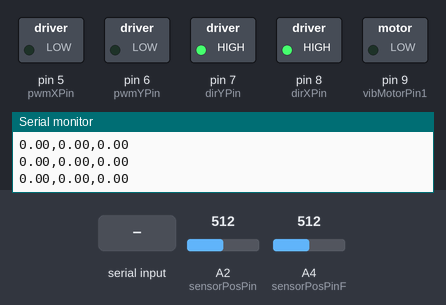
The sketch below on a simulated Arduino Uno, built with avr-gcc and run on an emulated ATmega328P. Shown: switched loads named in the sketch (green lamp = pin HIGH), the last lines printed to the serial monitor. The inputs (shaded band) are chosen by the test bench; at power-on: A2 (sensorPosPin) = 512, A4 (sensorPosPinF) = 512.

Above: at 1.2 s.
1.3 s: "90,45,200\n" received over Serial
At 2.6 s:
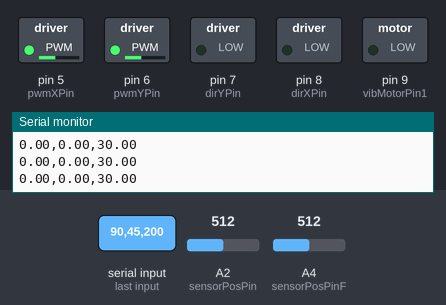
Timing chart, 0 to 4.3 s (numbered marks = the images above; inputs shaded):
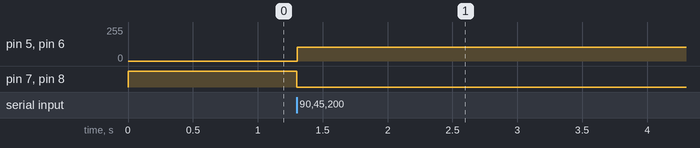

The sketch:

ArduinoCode.ino
```cpp
//--------------------------------------------------------------------------
// Code to test basic Hapkit functionality (sensing and force output)
// Code updated by Cara Nunez 4.17.19
//--------------------------------------------------------------------------
// Parameters that define what environment to render
#define TESTING_1D_BALL


// Includes
#include <math.h>
#include "helpers.h"
#include "me327_AS5048A.h"
//#include <SoftwareSerial.h>

// Pin declares
int pwmXPin = 5;         // PWM output pin for motor 1
int dirXPin = 8;         // direction output pin for motor 1
int pwmYPin = 6;         // PWM output pin for motor 2
int dirYPin = 7;         // PWM output pin for motor 2
int sensorPosPin = A2;   // input pin for MR sensor
int sensorPosPinF = A4;  // input pin for MR sensor
int fsrPin = A3;         // input pin for FSR sensor


int vibMotorPin1 = 9;
int vibMotorPin2 = 10;

// Position tracking variables
int updatedPos = 0;      // keeps track of the latest updated value of the MR sensor reading
int rawPos = 0;          // current raw reading from MR sensor
int lastRawPos = 0;      // last raw reading from MR sensor
int lastLastRawPos = 0;  // last last raw reading from MR sensor
int flipNumber = 0;      // keeps track of the number of flips over the 180deg mark
int tempOffset = 0;
int rawDiff = 0;
int lastRawDiff = 0;
int rawOffset = 0;
int lastRawOffset = 0;
const int flipThresh = 700;  // threshold to determine whether or not a flip over the 180 degree mark occurred
//boolean flipped = false;
float handle_position;


// Position tracking variables - FOLLOWER
int updatedPosF = 0;      // keeps track of the latest updated value of the MR sensor reading
int rawPosF = 0;          // current raw reading from MR sensor
int lastRawPosF = 0;      // last raw reading from MR sensor
int lastLastRawPosF = 0;  // last last raw reading from MR sensor
int flipNumberF = 0;      // keeps track of the number of flips over the 180deg mark
int tempOffsetF = 0;
int rawDiffF = 0;
int lastRawDiffF = 0;
int rawOffsetF = 0;
int lastRawOffsetF = 0;
const int flipThreshF = 700;  // threshold to determine whether or not a flip over the 180 degree mark occurred

float handle_positionF;

// Calibration
double slopePos = -0.0217;
double slopePosF = 0.0201;
double offsetPos = 0;
double offsetPosF = 0;

// Kinematics variables
double xh = 0;       // position of the handle [m]
double theta_s = 0;  // Angle of the sector pulley in deg
double xh_prev;      // Distance of the handle at previous time step
double xh_prev2;
double dxh;  // Velocity of the handle
double dxh_prev;
double dxh_prev2;
double dxh_filt;  // Filtered velocity of the handle
double dxh_filt_prev;
double dxh_filt_prev2;

double xhF = 0;       // position of the handle [m]
double theta_sF = 0;  // Angle of the sector pulley in deg
double xh_prevF;      // Distance of the handle at previous time step
double xh_prev2F;
double dxhF;  // Velocity of the handle
double dxh_prevF;
double dxh_prev2F;
double dxh_filtF;  // Filtered velocity of the handle
double dxh_filt_prevF;
double dxh_filt_prev2F;


//*****************************************************************
//****************** Initialize Variables (START) *****************
//*****************************************************************
// Parameters & variables for wall and mass-spring-damper system

// STUDENT CODE HERE

//*****************************************************************
//******************* Initialize Variables (END) ******************
//*****************************************************************

// Force output variables
double force = 0;         // force at the handle
double Tp = 0;            // torque of the motor pulley
double duty = 0;          // duty cylce (between 0 and 255)
unsigned int output = 0;  // output command to the motor

int lf = 10;  //

String myString;
float dispWallPos;

int counter = 0;
unsigned long collisionXStartTime = 0;
bool vibrationXActive = false;

float processing_width = 720; // hard mode
float processing_height = 400;

// float processing_width = 300; // easy mode
// float processing_height = 300;

float current_pos_x = processing_width * 0.5, current_pos_y = processing_height * 0.5;
float prev_pos_x = processing_width * 0.5, prev_pos_y = processing_height * 0.5;

double dPosx;  // Velocity of the handle
double dPosx_prev;
double dPosx_prev2;
double dPosx_filt;  // Filtered velocity of the handle
double dPosx_filt_prev;
double dPosx_filt_prev2;

double dPosy;  // Velocity of the handle
double dPosy_prev;
double dPosy_prev2;
double dPosy_filt;  // Filtered velocity of the handle
double dPosy_filt_prev;
double dPosy_filt_prev2;

float dPosMag = 0;

float m = 0.02;
float fscalefactor = 0.4;
float g = -9.81;

float forcelim = 30.0;  // max force limit in Nm
float tslim = 40.0;     // max angle in degrees
float klim = 20.0;

float rp = 0.5 / 100.0;  // m
float rs = 5.08 / 100;   // m
float rh = 8.0 / 100;    // m
float j = rh * rp / rs;

float force_x = 0;
float pulley_torque_x = 0;
float duty_x = 0;

float force_y = 0;
float pulley_torque_y = 0;
float duty_y = 0;

//Vibration
unsigned long currentTime = 0;
float timeStep = 0.02;   // Simulation step (seconds)
float frequency = 50.0;  // Base surface frequency (Hz)
unsigned long lastTime = 0;
float phase = 0.0;

// collision
float x_coll;
float y_coll;

const unsigned long impactDuration = 120;      // Vibration length in ms
const unsigned long collisionCooldown = 600;   // Minimum time between vibrations in ms

// ==== Runtime Variables ====
bool prevCollisionX = false;
bool motorOnX = false;
unsigned long motorStartTimeX = 0;
unsigned long lastTriggerTimeX = 0;

bool prevCollisionY = false;
bool motorOnY = false;
unsigned long motorStartTimeY = 0;
unsigned long lastTriggerTimeY = 0;

// --------------------------------------------------------------
// Setup function -- NO NEED TO EDIT
// --------------------------------------------------------------


void setup() {
  // Set up serial communication
  Serial.begin(115200);
  //fromRemote.begin(9600);

  // Set PWM frequency
  setPwmFrequency(pwmXPin, 1);

  // Input pins
  pinMode(sensorPosPin, INPUT);  // set MR sensor pin to be an input
  pinMode(fsrPin, INPUT);        // set FSR sensor pin to be an input
  pinMode(sensorPosPinF, INPUT);

  // Output pins

  pinMode(pwmXPin, OUTPUT);  // PWM pin for motor A
  pinMode(dirXPin, OUTPUT);  // dir pin for motor A
  pinMode(pwmYPin, OUTPUT);  // PWM pin for motor B
  pinMode(dirYPin, OUTPUT);  // dir pin for motor B

  pinMode(vibMotorPin1, OUTPUT);

  // Initialize motor
  analogWrite(pwmXPin, 0);     // set to not be spinning (0/255)
  digitalWrite(dirXPin, LOW);  // set direction

  analogWrite(pwmYPin, 0);     // set to not be spinning (0/255)
  digitalWrite(dirYPin, LOW);  // set direction

  // Initialize position valiables
  lastLastRawPos = analogRead(sensorPosPin);
  lastRawPos = analogRead(sensorPosPin);

  lastLastRawPosF = analogRead(sensorPosPinF);
  lastRawPosF = analogRead(sensorPosPinF);


  initialize_loop_checker();
}


// --------------------------------------------------------------
// Main Loop
// --------------------------------------------------------------
void loop() {
  currentTime = accurate_micros() * 0.001;
  //*************************************************************
  //*** Section 1. Compute position in counts (do not change) ***
  //*************************************************************

  // ***************************** FOR LEADER HANDLE
  // Get voltage output by MR sensor
  rawPos = analogRead(sensorPosPin);  //current raw position from MR sensor
  //float remote_angle = send_receive_remote_arduino(handle_position);
  // Calculate differences between subsequent MR sensor readings
  rawDiff = rawPos - lastRawPos;          //difference btwn current raw position and last raw position
  lastRawDiff = rawPos - lastLastRawPos;  //difference btwn current raw position and last last raw position
  rawOffset = abs(rawDiff);
  lastRawOffset = abs(lastRawDiff);

  // Update position record-keeping vairables
  lastLastRawPos = lastRawPos;
  lastRawPos = rawPos;

  // Keep track of flips over 180 degrees
  if ((lastRawOffset > flipThresh) && (!flipped)) {  // enter this anytime the last offset is greater than the flip threshold AND it has not just flipped
    if (lastRawDiff > 0) {                           // check to see which direction the drive wheel was turning
      flipNumber--;                                  // cw rotation
    } else {                                         // if(rawDiff < 0)
      flipNumber++;                                  // ccw rotation
    }
    if (rawOffset > flipThresh) {                    // check to see if the data was good and the most current offset is above the threshold
      updatedPos = rawPos + flipNumber * rawOffset;  // update the pos value to account for flips over 180deg using the most current offset
      tempOffset = rawOffset;
    } else {                                             // in this case there was a blip in the data and we want to use lastactualOffset instead
      updatedPos = rawPos + flipNumber * lastRawOffset;  // update the pos value to account for any flips over 180deg using the LAST offset
      tempOffset = lastRawOffset;
    }
    flipped = true;                                 // set boolean so that the next time through the loop won't trigger a flip
  } else {                                          // anytime no flip has occurred
    updatedPos = rawPos + flipNumber * tempOffset;  // need to update pos based on what most recent offset is
    flipped = false;
  }

  //****************** FOR FOLLOWER HANDLE

  // Get voltage output by MR sensor
  rawPosF = analogRead(sensorPosPinF);  //current raw position from MR sensor
  //Serial.println(sensorPosPinF);
  // Calculate differences between subsequent MR sensor readings
  rawDiffF = rawPosF - lastRawPosF;          //difference btwn current raw position and last raw position
  lastRawDiffF = rawPosF - lastLastRawPosF;  //difference btwn current raw position and last last raw position
  rawOffsetF = abs(rawDiffF);
  lastRawOffsetF = abs(lastRawDiffF);

  // Update position record-keeping vairables
  lastLastRawPosF = lastRawPosF;
  lastRawPosF = rawPosF;

  // Keep track of flips over 180 degrees
  if ((lastRawOffsetF > flipThreshF) && (!flippedF)) {  // enter this anytime the last offset is greater than the flip threshold AND it has not just flipped
    if (lastRawDiffF > 0) {                             // check to see which direction the drive wheel was turning
      flipNumberF--;                                    // cw rotation
    } else {                                            // if(rawDiff < 0)
      flipNumberF++;                                    // ccw rotation
    }
    if (rawOffsetF > flipThreshF) {                      // check to see if the data was good and the most current offset is above the threshold
      updatedPosF = rawPosF + flipNumberF * rawOffsetF;  // update the pos value to account for flips over 180deg using the most current offset
      tempOffsetF = rawOffsetF;
    } else {                                                // in this case there was a blip in the data and we want to use lastactualOffset instead
      updatedPosF = rawPosF + flipNumber * lastRawOffsetF;  // update the pos value to account for any flips over 180deg using the LAST offset
      tempOffsetF = lastRawOffsetF;
    }
    flippedF = true;                                    // set boolean so that the next time through the loop won't trigger a flip
  } else {                                              // anytime no flip has occurred
    updatedPosF = rawPosF + flipNumberF * tempOffsetF;  // need to update pos based on what most recent offset is
    flippedF = false;
  }

  //*****************************************************************
  //************ Compute Position in Meters (START) *****************
  //*****************************************************************

  if (counter == 0) {
    offsetPos = updatedPos;
    offsetPosF = updatedPosF;
  }

  // MAG to DEGREE CALCS
  double rp = 1.25 / 100.0;  // m
  double rs = 5.08 / 100;    // m
  double rh = 8.0 / 100;     // m
  double j = rh * rp / rs;

  double ts = -slopePos * (updatedPos - offsetPos);
  double tsF = -slopePosF * (updatedPosF - offsetPosF);

  /* Old Depreciated Code
  //xh = rh * ts * M_PI / 180;
  //xhF = rh * tsF * M_PI / 180;
  //*****************************************************************
  //**************** Compute Position in Meters (END) ***************
  //*****************************************************************

  // Calculate velocity with loop time estimation
  dxh = (double)(xh - xh_prev) / 0.001;

  // Calculate the filtered velocity of the handle using an infinite impulse response filter
  dxh_filt = .9 * dxh + 0.1 * dxh_prev;

  // Record the position and velocity
  xh_prev2 = xh_prev;
  xh_prev = xh;

  dxh_prev2 = dxh_prev;
  dxh_prev = dxh;

  dxh_filt_prev2 = dxh_filt_prev;
  dxh_filt_prev = dxh_filt;*/

  if (Serial.available() > 0) {
    String string_recieved = Serial.readStringUntil('\n');

    String strArray[5];
    int index = 0;
    int start = 0;
    int end = 0;

    while ((end = string_recieved.indexOf(',', start)) > -1) {
      strArray[index] = string_recieved.substring(start, end);
      start = end + 1;
      index++;
    }

    strArray[index] = string_recieved.substring(start);  // Get the last part


    // int commaIndex = string_recieved.indexOf(',');

    // if (commaIndex != -1) {
    //   String xStr = string_recieved.substring(0, commaIndex);
    //   String yStr = string_recieved.substring(commaIndex + 1);
    //   x_coll = string_recieved.substring(commaIndex + 2);
    //   y_coll = string_recieved.substring(commaIndex + 3);


    float temp_x = strArray[0].toFloat();
    float temp_y = strArray[1].toFloat();
    x_coll = strArray[2].toFloat();
    y_coll = strArray[3].toFloat();
    dPosMag = strArray[4].toFloat();


    if (!isnan(temp_x) && !isnan(temp_y)) {
      prev_pos_x = current_pos_x;
      prev_pos_y = current_pos_y;
      current_pos_x = temp_x;
      current_pos_y = temp_y;

    } else {
      current_pos_x = prev_pos_x;
      current_pos_y = prev_pos_y;
    }
  }


  if (counter % 100 == 0) {
    Serial.print(ts, 2);
    Serial.print(",");
    Serial.print(tsF, 2);  // sending values to processing

    // for debugging arduino stuff by sending to processing - rm/add!!! "ln" from line above
    Serial.print(",");
    Serial.println(force_x);
    // Serial.print(",");
    // Serial.println(y_coll);
  }

  counter++;


bool currentCollisionX = (x_coll == 1);  // Ball touching wall on X axis
bool collisionCandidateX = currentCollisionX && !prevCollisionX;

if (collisionCandidateX && currentTime - lastTriggerTimeX > collisionCooldown) {
  analogWrite(vibMotorPin1, 200);  // Turn on motor for X collision
  motorOnX = true;
  motorStartTimeX = currentTime;
  lastTriggerTimeX = currentTime;
}

if (motorOnX && currentTime - motorStartTimeX > impactDuration) {
  analogWrite(vibMotorPin1, 0);  // Turn off motor for X collision
  motorOnX = false;
}

prevCollisionX = currentCollisionX;  // Update for next loop


// For Y collision
bool currentCollisionY = (y_coll == 1);  // Ball touching wall on Y axis
bool collisionCandidateY = currentCollisionY && !prevCollisionY;

if (collisionCandidateY && currentTime - lastTriggerTimeY > collisionCooldown) {
  analogWrite(vibMotorPin2, 200);  // Turn on motor for Y collision (using second motor pin)
  motorOnY = true;
  motorStartTimeY = currentTime;
  lastTriggerTimeY = currentTime;
}

if (motorOnY && currentTime - motorStartTimeY > impactDuration) {
  analogWrite(vibMotorPin2, 0);  // Turn off motor for Y collision
  motorOnY = false;
}

prevCollisionY = currentCollisionY;

  // motor commands based on position of ball and relative moment
  if (current_pos_x >= 290 && current_pos_x <= 320) {
    force_x = 0.1 * (current_pos_x - processing_width / 2) * m * g * cos(ts * M_PI / 180.0);
  } else {
    force_x = (current_pos_x - processing_width / 2) * m * g * cos(ts * M_PI / 180.0);
  }

  pulley_torque_x = j * force_x;


  if (force_x > forcelim) {
    force_x = forcelim;
  }
  if (force_x < -1 * forcelim) {
    force_x = -1 * forcelim;
  }

  // if (ts > tslim) {
  //   force_x += (-klim)*(ts-tslim);
  // }
  // if (ts < -1 * tslim) {
  //   force_x += (-klim)*(ts+tslim);
  // }


  if (force_x > 0) {
    digitalWrite(dirXPin, LOW);
  } else {
    digitalWrite(dirXPin, HIGH);
  }

  // Motor B
  if (current_pos_y >= 290 && current_pos_y <= 320) {
    force_y = 0.1 * (current_pos_y - processing_height / 2) * m * g * cos(tsF * M_PI / 180.0);  // + y_coll*dPosx_filt*2;
  } else {
    force_y = (current_pos_y - processing_height / 2) * m * g * cos(tsF * M_PI / 180.0);
  }
  pulley_torque_y = j * force_y;


  if (force_y > forcelim) {
    force_y = forcelim;
  }
  if (force_y < -1 * forcelim) {
    force_y = -1 * forcelim;
  }

  // if (tsF > tslim) {
  //   force_x += (-klim)*(ts-tslim);
  // }
  // if (tsF < -1 * tslim) {
  //   force_x += (-klim)*(ts+tslim);
  // }


  if (force_y > 0) {
    digitalWrite(dirYPin, LOW);
  } else {
    digitalWrite(dirYPin, HIGH);
  }

  int pwmValue = (int)(0.4 * 255);

  //analogWrite(vibMotorPin1, x_coll*pwmValue);
  // analogWrite(vibMotorPin2, y_coll*pwmValue);


  dPosx = (double)(current_pos_x - prev_pos_x) / 0.001;

  dPosx_filt = .9 * dPosx + 0.1 * dPosx_prev;

  dPosx_prev2 = dPosx_prev;
  dPosx_prev = dPosx;

  dPosx_filt_prev2 = dPosx_filt_prev;
  dPosx_filt_prev = dPosx_filt;

  dPosy = (double)(current_pos_y - prev_pos_y) / 0.001;

  dPosy_filt = .9 * dPosy + 0.1 * dPosy_prev;

  dPosy_prev2 = dPosy_prev;
  dPosy_prev = dPosy;

  dPosy_filt_prev2 = dPosy_filt_prev;
  dPosy_filt_prev = dPosy_filt;

  // Compute the duty cycle required to generate Tp (torque at the motor pulley)
  duty_x = sqrt(abs(pulley_torque_x) / 0.03);
  duty_y = sqrt(abs(pulley_torque_y) / 0.03);

  // Make sure the duty cycle is between 0 and 100%
  if (duty_x > 1) {
    duty_x = 1;
  } else if (duty_x < 0) {
    duty_x = 0;
  }
  unsigned int output_x = (int)(fscalefactor * duty_x * 255);  // convert duty cycle to output signal
  analogWrite(pwmXPin, output_x);                              // output the signal

  if (duty_y > 1) {
    duty_y = 1;
  } else if (duty_y < 0) {
    duty_y = 0;
  }
  unsigned int output_y = (int)(fscalefactor * duty_y * 255);  // convert duty cycle to output signal
  analogWrite(pwmYPin, output_y);                              // output the signal
}
//*************************************************************
//******* Assign a Motor Output Force in Newtons (END) ********
//*************************************************************
//*************************************************************


//*************************************************************
//************ Force output (do not change) *******************
//*************************************************************

// Determine correct direction for motor torque
//   if(force > 0) {
//     digitalWrite(dirPin, HIGH);
//   } else {
//     digitalWrite(dirPin, LOW);
//   }

//   // Compute the duty cycle required to generate Tp (torque at the motor pulley)
//   duty = sqrt(abs(Tp)/0.03);

//   // Make sure the duty cycle is between 0 and 100%
//   if (duty > 1) {
//     duty = 1;
//   } else if (duty < 0) {
//     duty = 0;
//   }
//   output = (int)(duty* 255);   // convert duty cycle to output signal
//   analogWrite(pwmPin,output);  // output the signal


// --------------------------------------------------------------
// Function to set PWM Freq -- DO NOT EDIT
// --------------------------------------------------------------
void setPwmFrequency(int pin, int divisor) {
  byte mode;
  if (pin == 5 || pin == 6 || pin == 9 || pin == 10) {
    switch (divisor) {
      case 1: mode = 0x01; break;
      case 8: mode = 0x02; break;
      case 64: mode = 0x03; break;
      case 256: mode = 0x04; break;
      case 1024: mode = 0x05; break;
      default: return;
    }
    if (pin == 5 || pin == 6) {
      TCCR0B = TCCR0B & 0b11111000 | mode;
    } else {
      TCCR1B = TCCR1B & 0b11111000 | mode;
    }
  } else if (pin == 3 || pin == 11) {
    switch (divisor) {
      case 1: mode = 0x01; break;
      case 8: mode = 0x02; break;
      case 32: mode = 0x03; break;
      case 64: mode = 0x04; break;
      case 128: mode = 0x05; break;
      case 256: mode = 0x06; break;
      case 1024: mode = 0x7; break;
      default: return;
    }
    TCCR2B = TCCR2B & 0b11111000 | mode;
  }
}
```

Source omitted: helpers.h (10080 bytes), me327_AS5048A.cpp (6352 bytes), me327_AS5048A.h (1843 bytes)

Measured:
- after the input at 1.3 s, pin 5 (pwmXPin), pin 6 (pwmYPin): 0/255 → 102/255 at once; pin 7 (dirYPin), pin 8 (dirXPin): HIGH → LOW at once
